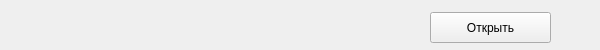
<?xml version="1.0" encoding="UTF-8"?>
<ui version="4.0">
 <class>roomListWidgetItem</class>
 <widget class="QWidget" name="roomListWidgetItem">
  <property name="geometry">
   <rect>
    <x>0</x>
    <y>0</y>
    <width>600</width>
    <height>50</height>
   </rect>
  </property>
  <property name="windowTitle">
   <string>Form</string>
  </property>
  <widget class="QLabel" name="roomNameLabel">
   <property name="geometry">
    <rect>
     <x>30</x>
     <y>10</y>
     <width>271</width>
     <height>25</height>
    </rect>
   </property>
   <property name="text">
    <string/>
   </property>
  </widget>
  <widget class="QPushButton" name="openRoomPushButton">
   <property name="geometry">
    <rect>
     <x>430</x>
     <y>12</y>
     <width>121</width>
     <height>31</height>
    </rect>
   </property>
   <property name="text">
    <string>Открыть</string>
   </property>
  </widget>
 </widget>
 <resources/>
 <connections/>
</ui>
